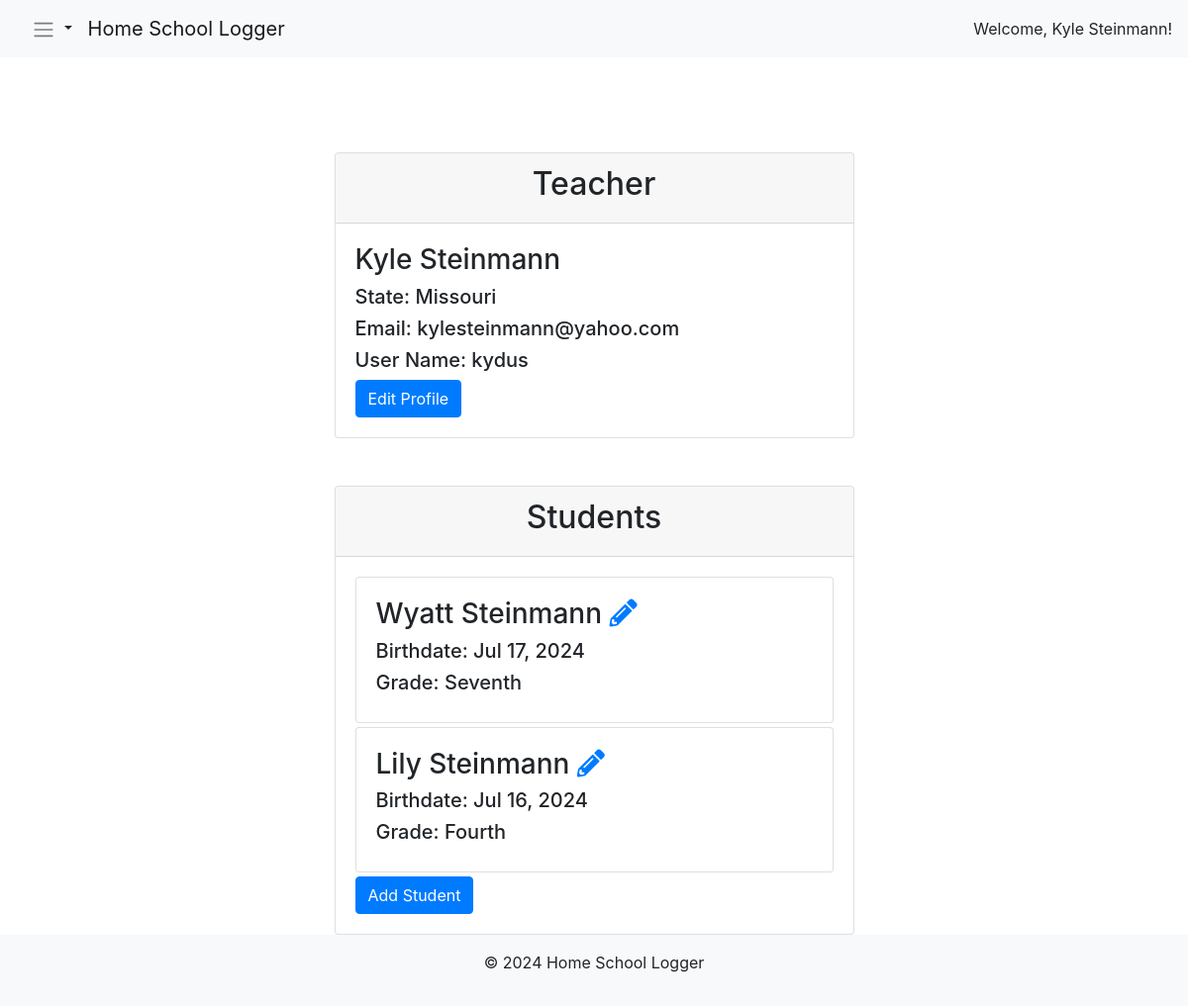
Screenshot of /profile/ (signed in) with the database file from the repository.
### base/models.py (models this page shows, shortened)
class Profile(models.Model):
    first_name = models.CharField(max_length=255, blank=False, null=False)
    last_name = models.CharField(max_length=255, blank=False, null=False)
    user = models.OneToOneField(User, on_delete=models.CASCADE, related_name="profile")
    state = models.ForeignKey(StateRequirements, on_delete=models.CASCADE, related_name='profiles')
    email = models.EmailField()

class StateRequirements(models.Model):
    state = models.CharField(max_length=50, blank=False, null=True)
    core_hours = models.DecimalField(decimal_places=0, max_digits=10)
    total_hours = models.DecimalField(decimal_places=0, max_digits=10)
    year_start = models.DateField()
    year_end = models.DateField()
    def __str__(self):
        return self.state

class Student(models.Model):
    GRADE_CHOICES = [
        ('Kindergarten', 'Kindergarten'),
        ('First', 'First'),
        ('Second', 'Second'),
        ('Third', 'Third'),
        ('Fourth', 'Fourth'),
        ('Fifth', 'Fifth'),
        ('Sixth', 'Sixth'),
        ('Seventh', 'Seventh'),
        ('Eigth', 'Eigth'),
        ('Ninth', 'Ninth'),
        ('Tenth', 'Tenth'),
        ('Eleventh', 'Eleventh'),
        ('Twelfth', 'Twelfth')
    ]
    first_name = models.CharField(max_length=255, blank=False, null=False)
    last_name = models.CharField(max_length=255, blank=False, null=False)
    birthdate = models.DateField(blank=False, null=False)
    grade = models.CharField(max_length=255, choices=GRADE_CHOICES, blank=False, null=False)
    user = models.ForeignKey(User, on_delete=models.CASCADE, related_name="students")

### base/views.py (the view, shortened to what this page needs)
# urls.py: path('profile/', ProfileView.as_view(), name='profile')
class ProfileView(LoginRequiredMixin, FormView):
    profile_model = Profile
    student_model = Student
    template_name = 'profile.html'
    form_class = UpdateProfileForm
    success_url = reverse_lazy('base:profile')
    def get_context_data(self, **kwargs):
        context = super().get_context_data(**kwargs)
        context['profile_info'] = get_object_or_404(self.profile_model, user=self.request.user)
        context['student_info'] = self.student_model.objects.filter(user=self.request.user)
        context['add_student_form'] = AddStudentForm()
        context['edit_student_form'] = AddStudentForm()
        return context

### base/templates/profile.html (shortened to what this page needs)
{% extends "base_generic.html" %}
{% load static crispy_forms_tags %}
{% block extra_css %}
<link rel="stylesheet" href="{% static 'css/bootstrap.min.css' %}">
<link rel="stylesheet" href="https://cdnjs.cloudflare.com/ajax/libs/font-awesome/5.15.3/css/all.min.css">
<link rel="stylesheet" href="https://code.jquery.com/ui/1.12.1/themes/base/jquery-ui.css">
{% endblock %}
{% block content %}
<div class="container mt-5">
  <div class="row justify-content-center">
    <div class="col-md-6">
      <div class="card">
        <div class="card-header text-center">
          <h2>Teacher</h2>
        </div>
        <div class="card-body">
          <h3>{{ profile_info.first_name }} {{ profile_info.last_name }}</h3>
          <h5>State: {{ profile_info.state }}</h5>
          <h5>Email: {{ profile_info.email }}</h5>
          <h5>User Name: {{ profile_info.user.username }}</h5>
          <button type="button" class="btn btn-primary" data-bs-toggle="modal" data-bs-target="#profileModal">
            Edit Profile
          </button>
        </div>
      </div>
    </div>
  </div>
</div>
<div class="container mt-5">
  <div class="row justify-content-center">
    <div class="col-md-6">
      <div class="card">
        <div class="card-header text-center">
          <h2>Students</h2>
        </div>
        <div class="card-body">
          {% for student in student_info %}
          <div class="card mb-1">
            <div class="card-body">
              <h3>{{ student.first_name }} {{ student.last_name }}
                <a class="fas fa-pencil-alt" href="#" data-bs-toggle="modal" data-bs-target="#editStudentModal"
                  data-student-id="{{ student.id }}" data-first-name="{{ student.first_name }}"
                  data-last-name="{{ student.last_name }}" data-birthdate="{{ student.birthdate|date:'Y-m-d' }}"
                  data-grade="{{ student.grade }}"></a>
              </h3>
              <h5>Birthdate: {{ student.birthdate|date:'M d, Y' }}</h5>
              <h5>Grade: {{ student.grade }}</h5>
            </div>
          </div>
          {% endfor %}
          <button type="button" class="btn btn-primary" data-bs-toggle="modal" data-bs-target="#addStudentModal">
            Add Student
          </button>
        </div>
      </div>
    </div>
  </div>
</div>
{% endblock %}

### base/templates/base_generic.html (shortened to what this page needs)
{% load bootstrap5 %}
{% bootstrap_css %}
<!DOCTYPE html>
<html>
<head>
  <link rel="stylesheet" href="https://stackpath.bootstrapcdn.com/bootstrap/4.5.2/css/bootstrap.min.css">
  {% block extra_css %}{% endblock %}
</head>
<body>
  <nav class="navbar navbar-expand-lg navbar-light bg-light">
    {% if user.is_authenticated %}
    <div class="nav-item dropdown">
      <a class="nav-link dropdown-toggle" href="#" id="navbarDropdown" role="button" data-toggle="dropdown"
        aria-haspopup="true" aria-expanded="false">
        <span class="navbar-toggler-icon"></span>
      </a>
    </div>
    {% endif %}
    <a class="navbar-brand" href="{% url 'base:home' %}">Home School Logger</a>
    <div class="collapse navbar-collapse d-flex justify-content-end align-items-center" id="navbarNav">
      {% if user.is_authenticated and profile_info %}
      <p class="nav-item m-0">
        Welcome, {{profile_info.first_name}} {{profile_info.last_name}}!
      </p>
      {% endif %}
    </div>
  </nav>
  <main class="container mt-5">
    {% block content %}{% endblock %}
  </main>
  <footer class="footer mt-auto py-3 text-center">
    <div class="container">
      <p>&copy; 2024 Home School Logger</p>
    </div>
  </footer>
</body>
</html>

### base/templates/base_generic.html (style rules this page uses)
html, body { height: 100%; }
body { display: flex; flex-direction: column; }
main { flex: 1; }
.footer { background: #f8f9fa; }

### rows the page displays
Profile: first_name "Kyle", last_name "Steinmann", state "Missouri", email "kylesteinmann@yahoo.com", user.username "kydus"
Student: first_name "Wyatt", last_name "Steinmann", birthdate "Jul 17, 2024", grade "Seventh"
Student: first_name "Lily", last_name "Steinmann", birthdate "Jul 16, 2024", grade "Fourth"
